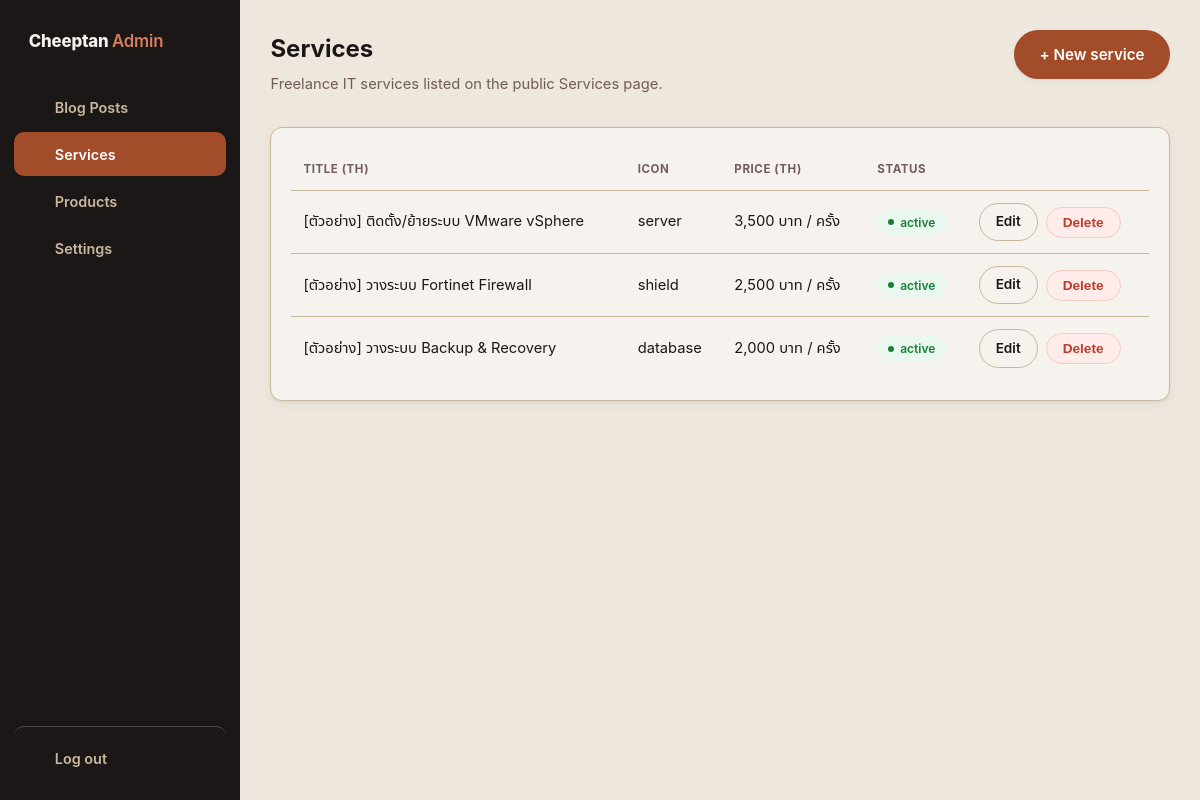
Page /admin/services.php (signed in) on the committed database.
### tables this page shows
CREATE TABLE IF NOT EXISTS services (
    id INT UNSIGNED AUTO_INCREMENT PRIMARY KEY,
    icon VARCHAR(40) NOT NULL DEFAULT 'server',
    title_th VARCHAR(255) NOT NULL,
    title_en VARCHAR(255) NOT NULL,
    description_th TEXT NOT NULL,
    description_en TEXT NOT NULL,
    price_th VARCHAR(100) NOT NULL,
    price_en VARCHAR(100) NOT NULL,
    tags VARCHAR(255) NOT NULL DEFAULT '',
    is_active TINYINT(1) NOT NULL DEFAULT 1,
    sort_order INT NOT NULL DEFAULT 0,
    created_at TIMESTAMP NOT NULL DEFAULT CURRENT_TIMESTAMP,
    updated_at TIMESTAMP NOT NULL DEFAULT CURRENT_TIMESTAMP ON UPDATE CURRENT_TIMESTAMP
);

### includes/db.php (called while the page is built, shortened)
<?php
function get_db(): PDO
{
    static $pdo = null;
    if ($pdo === null) {
        $host = env_get('DB_HOST') ?: 'localhost';
        $dbname = env_get('DB_NAME') ?: 'p1_home_blog';
        $user = env_get('DB_USER') ?: 'root';
        $pass = env_get('DB_PASS') ?: '';
        $pdo = new PDO(
            "mysql:host={$host};dbname={$dbname};charset=utf8mb4",
            $user,
            $pass,
            [
                PDO::ATTR_ERRMODE => PDO::ERRMODE_EXCEPTION,
                PDO::ATTR_DEFAULT_FETCH_MODE => PDO::FETCH_ASSOC,
            ]
        );
    }
    return $pdo;
}

### admin/services.php (the view, shortened to what this page needs)
<?php
require __DIR__ . '/../includes/db.php';
$items = get_db()->query(
    "SELECT id, icon, title_th, price_th, is_active
     FROM services
     ORDER BY sort_order ASC, id ASC"
)->fetchAll();
$adminHeaderActions = '<a class="btn btn-primary" href="service-form.php">+ New service</a>';
require __DIR__ . '/../includes/admin-header.php';
?>
<div class="admin-card">
    <?php if (empty($items)): ?>
        <p class="admin-empty">No services yet — create the first one.</p>
    <?php else: ?>
        <table class="admin-table">
            <thead>
                <tr>
                    <th>Title (TH)</th>
                    <th>Icon</th>
                    <th>Price (TH)</th>
                    <th>Status</th>
                    <th></th>
                </tr>
            </thead>
            <tbody>
                <?php foreach ($items as $item): ?>
                    <tr>
                        <td><?= htmlspecialchars($item['title_th']) ?></td>
                        <td><?= htmlspecialchars($item['icon']) ?></td>
                        <td><?= htmlspecialchars($item['price_th']) ?></td>
                        <td>
                            <span class="admin-badge <?= $item['is_active'] ? 'published' : 'draft' ?>">
                                <?= $item['is_active'] ? 'active' : 'hidden' ?>
                            </span>
                        </td>
                        <td>
                            <div class="admin-actions">
                                <a class="btn btn-outline btn-sm" href="service-form.php?id=<?= (int) $item['id'] ?>">Edit</a>
                                <form method="post" action="service-delete.php" onsubmit="return confirm('Delete this service? This cannot be undone.');">
                                    <button type="submit" class="btn btn-danger btn-sm">Delete</button>
                                </form>
                            </div>
                        </td>
                    </tr>
                <?php endforeach; ?>
            </tbody>
        </table>
    <?php endif; ?>
</div>
<?php require __DIR__ . '/../includes/admin-footer.php'; ?>

### assets/css/style.css (style rules this page uses)
:root { --color-bone-50: #f6f3ef; --color-bone-100: #ede7de; --color-bone-200: #dad0be; --color-bone-300: #c8b89d; --color-bone-400: #b6a17c; --color-bone-500: #a3895c; --color-bone-600: #836e49; --color-bone-700: #625237; --color-bone-800: #413725; --color-bone-900: #211b12; --color-bone-950: #17130d; --color-floral-white-50: #f9f5eb; --color-floral-white-100: #f4ead7; --color-floral-white-200: #e8d5b0; --color-floral-white-300: #ddc188; --color-floral-white-400: #d1ac61; --color-floral-white-500: #c69739; --color-floral-white-600: #9e792e; --color-floral-white-700: #775b22; --color-floral-white-800: #4f3c17; --color-floral-white-900: #281e0b; --color-floral-white-950: #1c1508; --color-dark-coffee-50: #f8f2ed; --color-dark-coffee-100: #f1e5da; --color-dark-coffee-200: #e2cbb6; --color-dark-coffee-300: #d4b191; --color-dark-coffee-400: #c6986c; --color-dark-coffee-500: #b87e47; --color-dark-coffee-600: #936539; --color-dark-coffee-700: #6e4b2b; --color-dark-coffee-800: #49321d; --color-dark-coffee-900: #25190e; --color-dark-coffee-950: #1a120a; --color-rusty-spice-50: #faefeb; --color-rusty-spice-100: #f5dfd6; --color-rusty-spice-200: #eabfae; --color-rusty-spice-300: #e09f85; --color-rusty-spice-400: #d57f5d; --color-rusty-spice-500: #cb5f34; --color-rusty-spice-600: #a24c2a; --color-rusty-spice-700: #7a391f; --color-rusty-spice-800: #512615; --color-rusty-spice-900: #29130a; --color-rusty-spice-950: #1c0d07; --color-coffee-bean-50: #f4f1f1; --color-coffee-bean-100: #e8e3e3; --color-coffee-bean-200: #d2c6c6; --color-coffee-bean-300: #bbaaaa; --color-coffee-bean-400: #a48e8e; --color-coffee-bean-500: #8e7171; --color-coffee-bean-600: #715b5b; --color-coffee-bean-700: #554444; --color-coffee-bean-800: #392d2d; --color-coffee-bean-900: #1c1717; --color-coffee-bean-950: #141010; --color-bg: var(--color-bone-50); --color-bg-alt: var(--color-bone-100); --color-text: var(--color-coffee-bean-900); --color-text-muted: var(--color-coffee-bean-600); --color-border: var(--color-bone-300); --color-accent: var(--color-rusty-spice-600); --color-accent-hover: var(--color-rusty-spice-700); --color-dark-bg: var(--color-coffee-bean-900); --color-dark-bg-alt: var(--color-coffee-bean-800); --color-dark-text: var(--color-bone-50); --color-dark-text-muted: var(--color-bone-300); --color-dark-border: var(--color-coffee-bean-700); --color-accent-on-dark: var(--color-rusty-spice-400); --max-width: 960px; --radius: 10px; --radius-lg: 16px; --radius-pill: 999px; --shadow-sm: 0 1px 2px rgba(23, 19, 13, 0.04), 0 2px 6px rgba(23, 19, 13, 0.04); --shadow-md: 0 2px 4px rgba(23, 19, 13, 0.04), 0 12px 28px rgba(23, 19, 13, 0.08); --space-1: 0.5rem; --space-2: 0.9rem; --space-3: 1.25rem; --space-4: 1.9rem; --space-5: 2.75rem; }
* { box-sizing: border-box; }
html { scroll-behavior: smooth; }
body { margin: 0; font-family: -apple-system, BlinkMacSystemFont, "Segoe UI", "Noto Sans Thai", Roboto, Helvetica, Arial, sans-serif; color: var(--color-text); background: var(--color-bg); line-height: 1.6; }
a { color: var(--color-accent); text-decoration: none; }
.btn { display: inline-block; padding: 0.7rem 1.5rem; border-radius: var(--radius-pill); font-weight: 600; font-size: 0.95rem; border: 1px solid transparent; cursor: pointer; transition: background-color 0.2s ease, border-color 0.2s ease, transform 0.15s ease, box-shadow 0.2s ease; }
.btn-primary { background: var(--color-accent); color: #fff; box-shadow: var(--shadow-sm); }
.btn-outline { background: transparent; border-color: var(--color-border); color: var(--color-text); }
.btn-sm { padding: 0.45rem 1rem; font-size: 0.85rem; }

### rows in the picture
services: title_th "[ตัวอย่าง] ติดตั้ง/ย้ายระบบ VMware vSphere", icon "server", price_th "3,500 บาท / ครั้ง", is_active "active"
services: title_th "[ตัวอย่าง] วางระบบ Fortinet Firewall", icon "shield", price_th "2,500 บาท / ครั้ง", is_active "active"
services: title_th "[ตัวอย่าง] วางระบบ Backup & Recovery", icon "database", price_th "2,000 บาท / ครั้ง", is_active "active"

### other values in the picture
$item['label'] "Blog Posts"
$item['label'] "Services"
$item['label'] "Products"
$item['label'] "Settings"
$adminTitle "Services"
$adminSubtitle "Freelance IT services listed on the public Services page."
